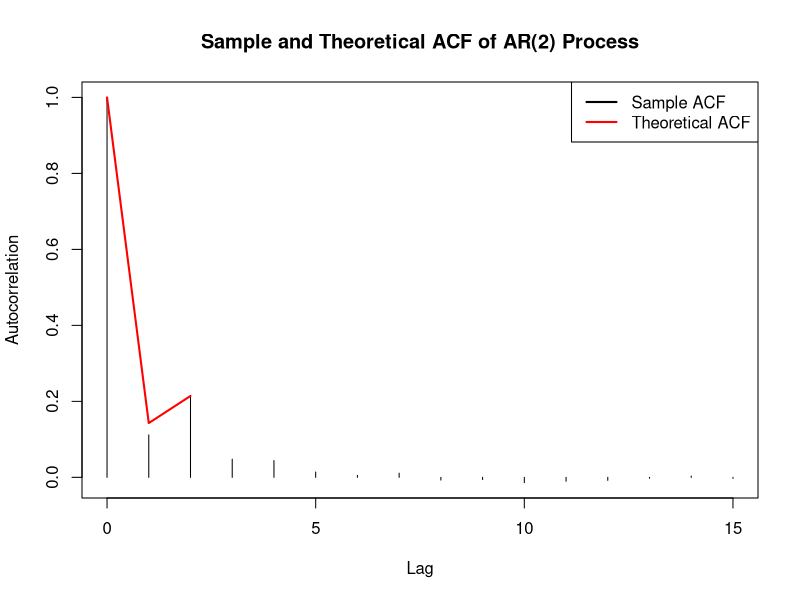

Here is the R script that generated this plot:
## ---- chunk 1
knitr::opts_chunk$set(warning = FALSE, message = FALSE, error = TRUE)
library(tidyverse)
theme_set(theme_bw()) # Remove the ggplot grey background, isn't it ugly?
## ---- chunk 2
set.seed(2025)

ar_sim <- arima.sim(model = list(ar = c(0.1, 0.2)), n = 10000, sd = 1) #sigma^2 = 1

# Calculate sample ACF for the first 15 lags
sample_acf <- acf(ar_sim, lag.max = 15, plot = FALSE)$acf

theoretical_acf <- c(1, 1/7, 3/14)

plot(0:15, sample_acf[1:16], type = "h",
     xlab = "Lag", ylab = "Autocorrelation",
     main = "Sample and Theoretical ACF of AR(2) Process")

lines(0:(length(theoretical_acf)-1), theoretical_acf, col = "red", lwd = 2)
legend("topright", legend = c("Sample ACF", "Theoretical ACF"), col = c("black", "red"), lwd = 2)
